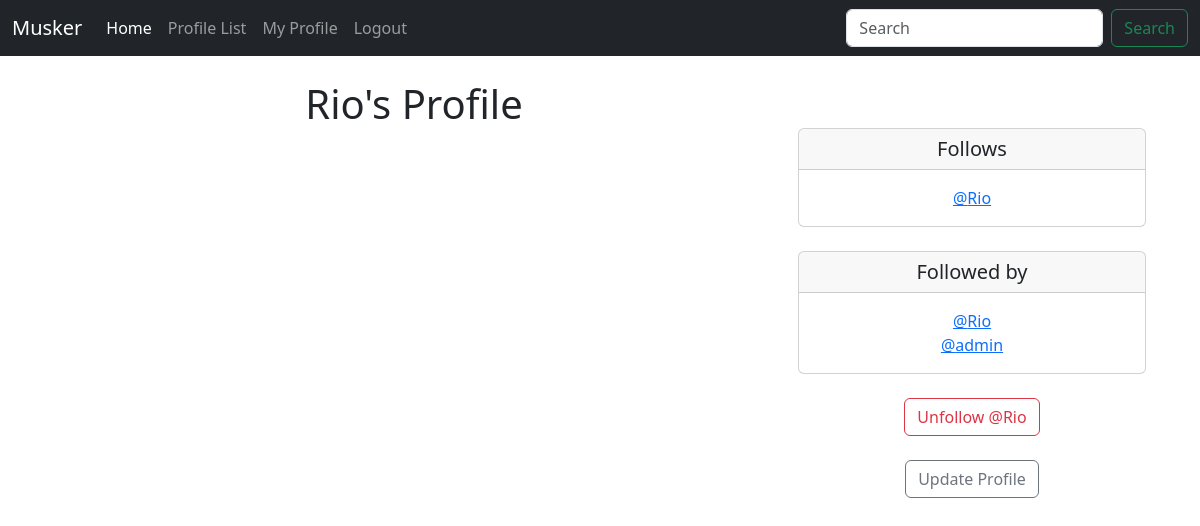
/profile/6 (signed in), run on an earlier commit of the app's database.
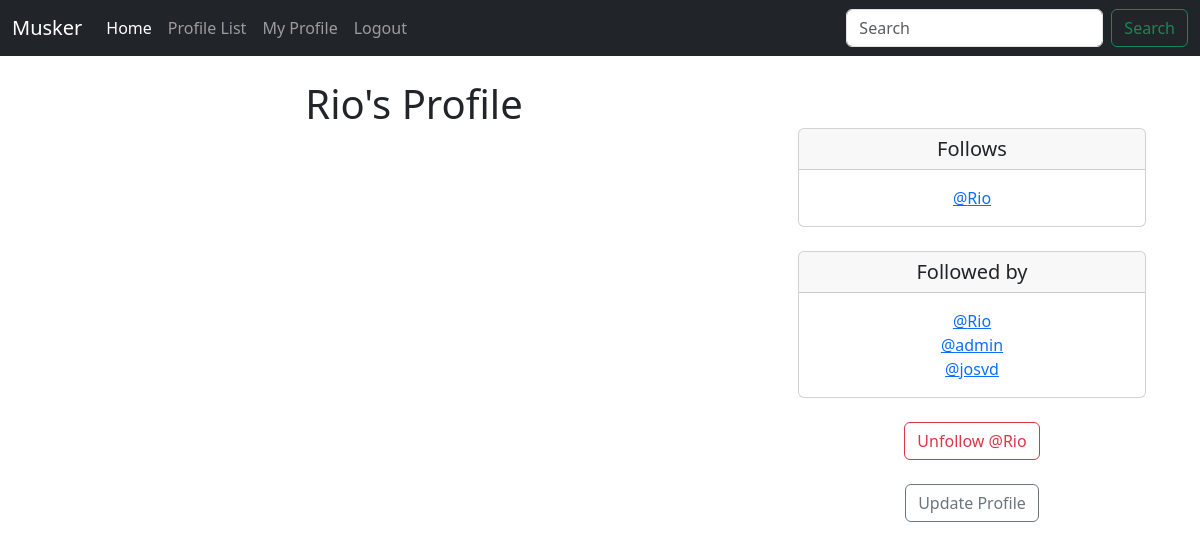
And on a later commit of the database.
### musker/models.py (models this page shows)
class Profile(models.Model):
	user = models.OneToOneField(User, on_delete=models.CASCADE)
	follows = models.ManyToManyField("self",
		related_name="followed_by",
		symmetrical=False,
		blank=True)
	date_modified = models.DateTimeField(User, auto_now=True)
	profile_image = models.ImageField(null=True, blank=True, upload_to="images/")
	def __str__(self):
		return self.user.username

### musker/views.py (the view, shortened to what this page needs)
# urls.py: path('profile/<int:pk>', views.profile, name='profile'),
def profile(request, pk):
	if request.user.is_authenticated:
		profile = Profile.objects.get(user_id=pk)
		meeps=Meep.objects.filter(user_id=pk).order_by("-created_at")
		return render(request, "profile.html", {"profile":profile, "meeps":meeps})
	else:
		messages.success(request, ("You Must Be Logged In To View This Page..."))
		return redirect('home')

### musker/templates/profile.html (shortened to what this page needs)
{% extends 'base.html' %}
{% load static %}
{% block content %}
{% if profile %}
<div class="container text-center">
  <div class="row">
    <div class="col-8">
      <h1>{{ profile.user.username }}'s Profile</h1>
      <br />
       <br />
    </div>
    <br><br>
    <div class="col-4">
      <br><br>
      <div class="card">
        <h5 class="card-header">Follows</h5>
        <div class="card-body">
          {% for following in profile.follows.all %}
          <a href="{% url 'profile' following.user.id %}"> @{{ following }} </a>
          <br />
          {% endfor %}
        </div>
      </div>
      <br />
      <div class="card">
        <h5 class="card-header">Followed by</h5>
        <div class="card-body">
          {% for following in profile.followed_by.all %}
          <a href="{% url 'profile' following.user.id %}"> @{{ following }} </a>
          <br />
          {% endfor %}
        </div>
      </div>
      <br />
      <form method="post">
        {% if profile in user.profile.follows.all %}
        <button class="btn btn-outline-danger" name="follow" value="unfollow" type="submit">
          Unfollow @{{ profile.user.username }}
        </button>
        {% else %}
        <button class="btn btn-outline-success" name="follow" value="follow" type="submit">
          Follow @{{ profile.user.username }}
        </button>
        {% endif %}
      </form>
      <br />
      {% if request.user.id == profile.user.id %}
      <a href="{% url 'update_user' %}" class="btn btn-outline-secondary">Update Profile</a>
      {% endif %}
    </div>
  </div>
</div>
{% endif %}
{% endblock %}

What changed in the data, as far as the page shows it:
added Profile: user.username "josvd", shown under "Followed by"
